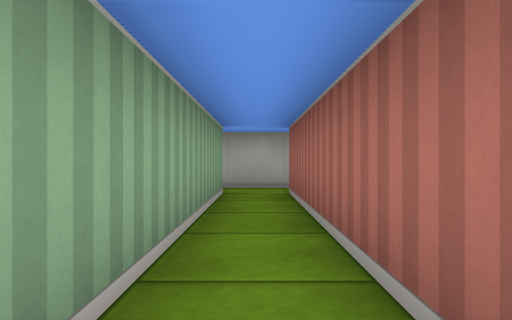
View 1 (above)

24 first-person views from a walk through a cub3D ray-caster map. The camera is about half as high as the walls, looks level and sees 70° across. The floor is counted in squares. Each view is taken from the middle of a square. On the plan, view 1 faces up. The plan holds only what a view shows up to about 9 squares ahead; the rest is blank.

View 2
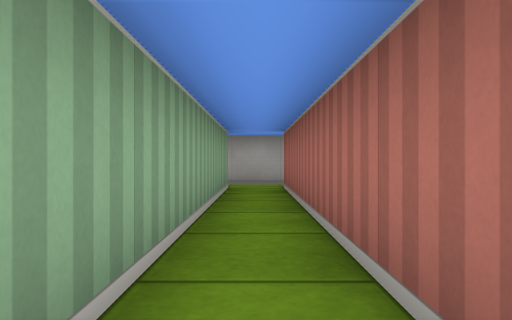

View 3
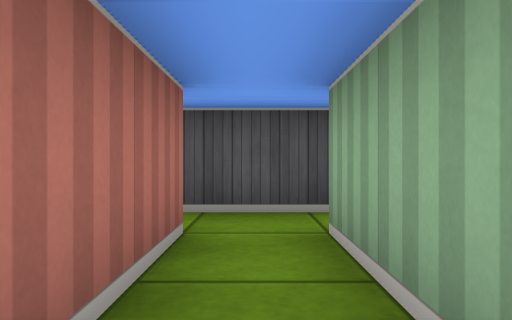

View 4
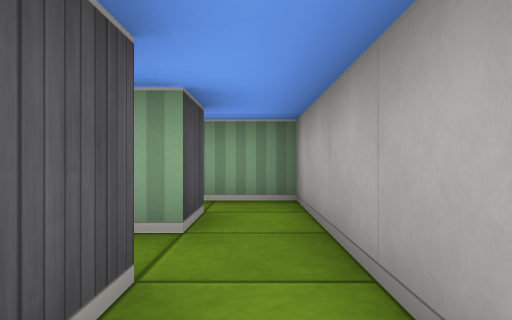

View 5
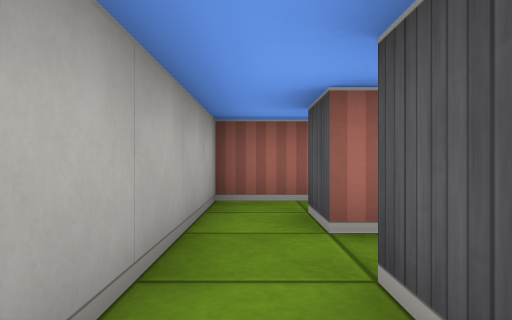

View 6
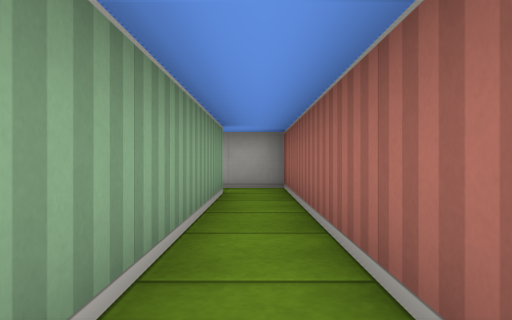

View 7
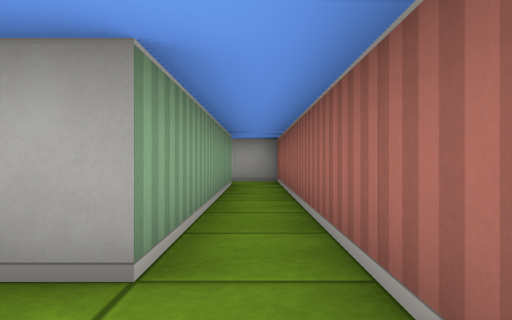

View 8
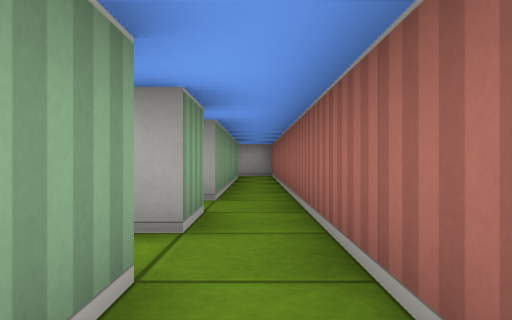

View 9
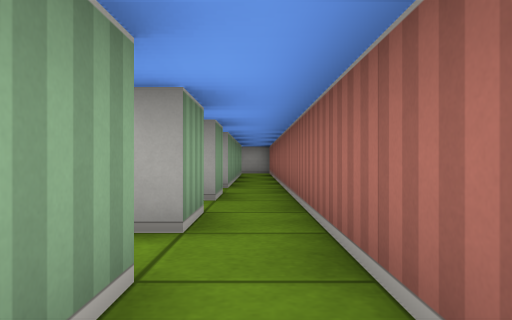

View 10
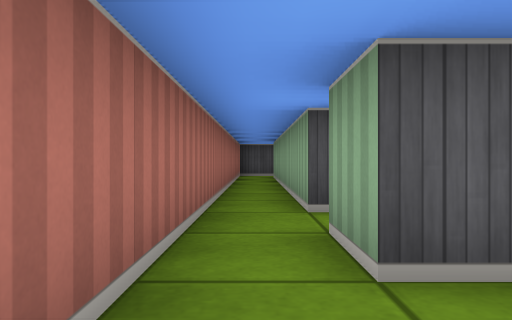

View 11
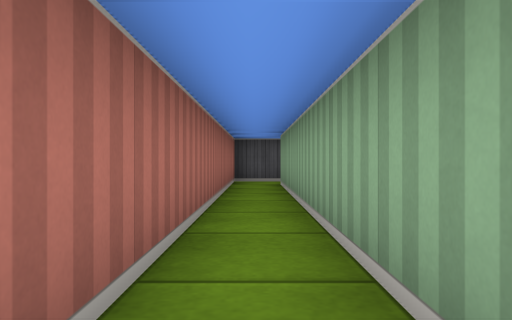

View 12
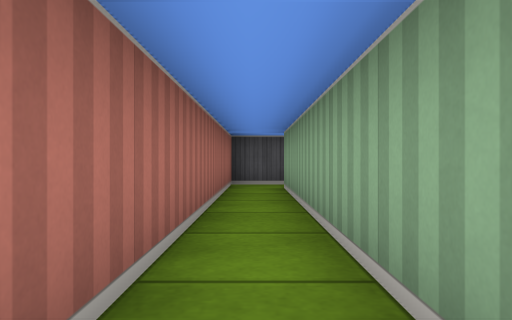

View 13
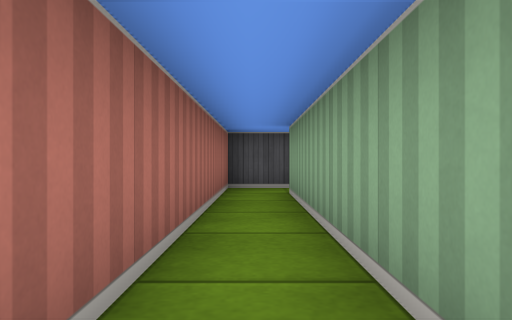

View 14
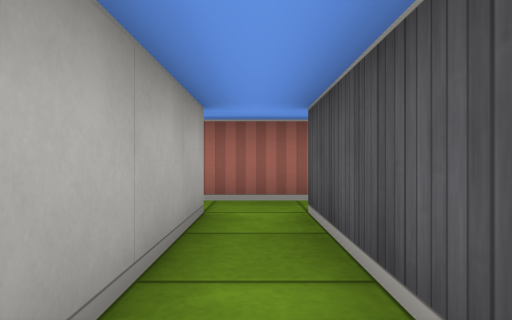

View 15
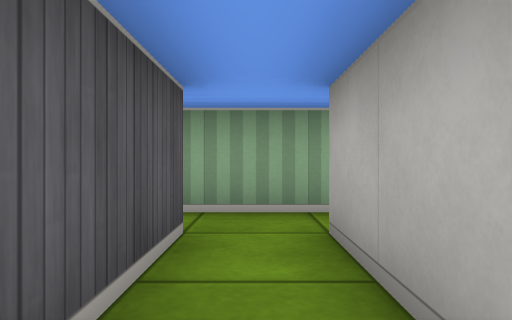

View 16
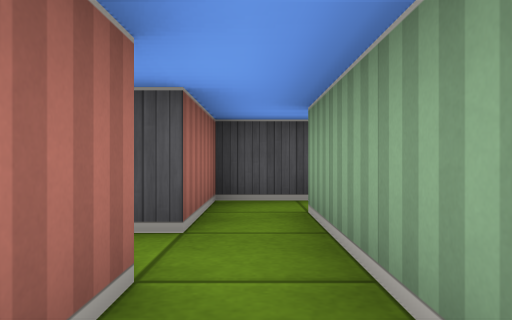

View 17
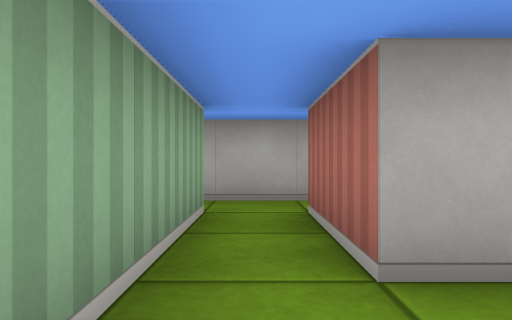

View 18
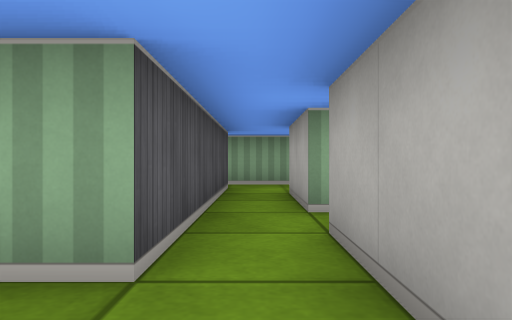

View 19
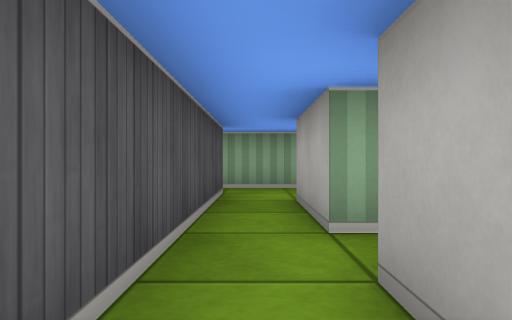

View 20
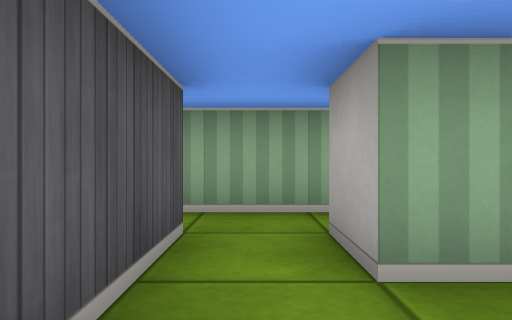

View 21
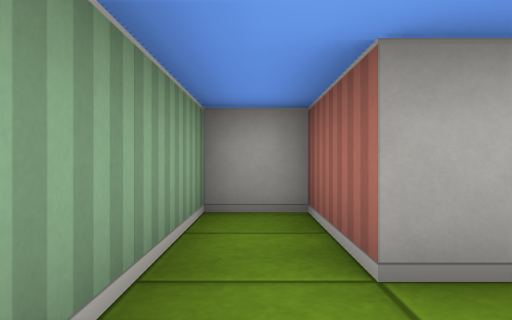

View 22
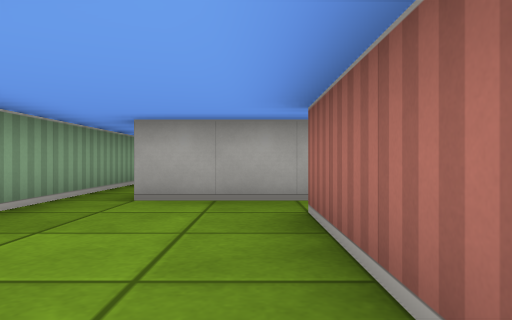

View 23
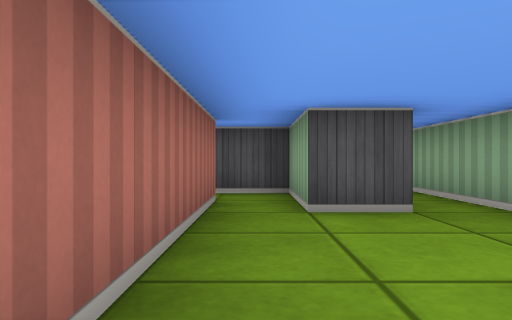

View 24
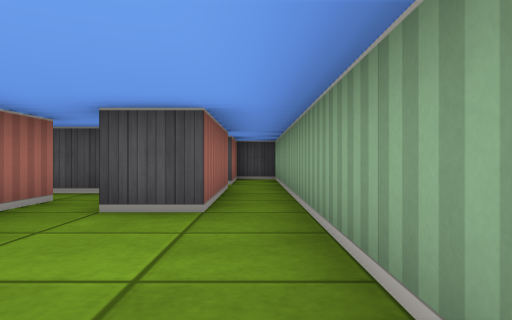

### Floor plan
Points are (right, up) in squares from view 1. A wall is a line through its corners. A room is listed if a view was taken in it or the views show most of it. See-through windows are left out.
Room 1 (views 1, 2, 3, 20)
walls: (-0.5, 5.5) (-0.5, -0.5); (0.5, -0.5) (0.5, 5.5) (1.5, 5.5); (1.5, -0.5) (0.9, -0.5); (1.5, 6.5) (-0.5, 6.5); (-0.6, -1.5) (0.8, -1.5)
ways out: opening at (1, -1) to room 2; opening at (1, 6) to room 2; opening at (-1, 6) to room 3; opening at (-1, -1) to room 7
Room 2 (views 4, 6, 7, 8, 10)
walls: (1.5, -1.5) (1.5, -2.5) (1.1, -2.5); (1.5, -3.5) (1.5, -4.5); (1.5, 5.5) (1.5, -0.5); (2.5, -5.5) (2.5, 6.5) (1.5, 6.5); (0.9, -5.5) (1.5, -5.5)
ways out: opening at (1, -1) to room 1; opening at (1, 6) to room 1; opening at (2, -6) to room 4
Room 3 (view 5)
walls: (-1.5, 5.5) (-0.5, 5.5); (-0.5, 6.5) (-2.5, 6.5) (-2.5, 5.2)
ways out: opening at (-1, 6) to room 1; opening at (-2, 4.5)
Room 4 (views 9, 11, 12, 13, 14, 15)
walls: (1.5, -5.5) (1.5, -6.5) (-1.5, -6.5); (-1.5, -7.5) (1.5, -7.5) (1.5, -14.5); (-2.5, -6.5) (-2.5, -7.5); (1.4, -15.5) (2.5, -15.5) (2.5, -5.5)
ways out: opening at (2, -6) to room 2; opening at (-2, -5.5) to room 5; opening at (-2, -8) to room 6; opening at (1, -15)
Room 5 (views 16, 18, 19)
walls: (-2.5, -4.5) (-2.5, -6.5); (-1.5, -6.5) (-1.5, -4.5); (-1.2, -3.5) (-2.6, -3.5)
ways out: opening at (-2, -5.5) to room 4; opening at (-3, -4) to room 10
Room 6 (view 17)
walls: (-2.5, -7.5) (-2.5, -8.5); (-2.8, -9.5) (-1.5, -9.5) (-1.5, -7.5)
ways out: opening at (-2, -8) to room 4; opening at (-3, -9)
Room 7 (view 21)
walls: (-1.5, -1.5) (-0.6, -1.5); (-0.5, -0.5) (-1.5, -0.5) (-1.5, 1.5) (-2.5, 1.5) (-2.5, -1.8)
ways out: opening at (-1, -1) to room 1
Room 8 (views 22, 23, 24)
walls: (-5.5, -10.5) (-5.5, -6.5); (-7.5, -12.4) (-7.5, -9.5) (-6.5, -9.5) (-6.5, -10.5); (-8.5, -5.5) (-8.5, -14.8); (-5.2, -5.5) (-7.5, -5.5); (-7.5, -14.9) (-7.5, -13.6)
ways out: opening at (-8, -5) to room 9; opening at (-6, -10) to room 11; opening at (-5, -6)
Room 9 (no view inside)
walls: (-7.5, -4.5) (-4.5, -4.5); (-8.5, -2.5) (-8.5, -5.5); (-4.5, -3.5) (-6.5, -3.5)
ways out: opening at (-8, -5) to room 8; opening at (-5.5, -4) to room 10; opening at (-7.5, -3)
Room 10 (no view inside)
walls: (-4.5, -4.5) (-2.5, -4.5); (-2.6, -3.5) (-3.5, -3.5)
ways out: opening at (-3, -4) to room 5; opening at (-5.5, -4) to room 9; opening at (-4, -3)
Room 11 (no view inside)
walls: (-6.5, -10.5) (-6.5, -11.5) (-4.9, -11.5)
ways out: opening at (-6, -10) to room 8; opening at (-5, -11)

Positions as (right, up) in squares from view 1, and headings:
1: (0, 0), facing up
2: (0, -1), facing up
3: (0, 2), facing down
4: (2, 6), facing left
5: (-2, 6), facing right
6: (2, 0), facing up
7: (2, -2), facing up
8: (2, -5), facing up
9: (2, -7), facing up
10: (2, -4), facing down
11: (2, -7), facing down
12: (2, -8), facing down
13: (2, -9), facing down
14: (-2, -7), facing right
15: (1, -7), facing left
16: (-2, -5), facing down
17: (-2, -8), facing up
18: (-1, -4), facing left
19: (-2, -4), facing left
20: (1, -1), facing left
21: (-2, -2), facing up
22: (-6, -10), facing up
23: (-6, -6), facing down
24: (-8, -6), facing down
